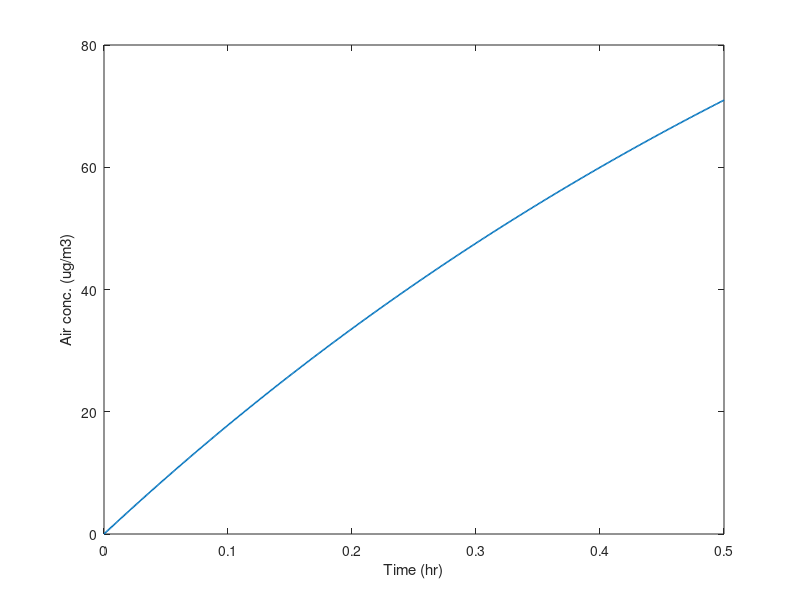
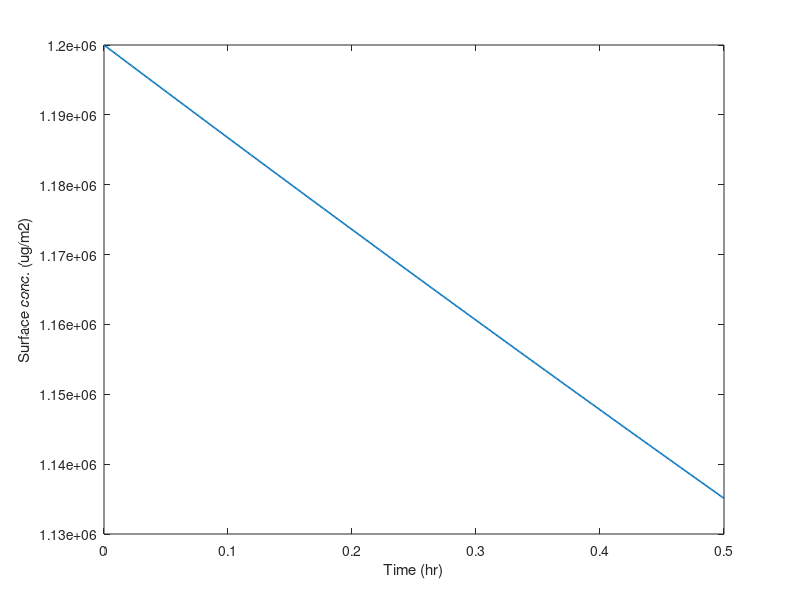

MATLAB code to generate these figures, in order:

clear()
clc()
%% Code gets indoor air dust/virus associated dust concentrations over time by resuspension
%% Parameters

Ar=25;         %Resuspension area, m2
B=1;           %Overall particle loss rate from air, 1/hr
V=222;         %Volume of the room, m3
L_0=1.2*10^6;  %Initial floor dust/virus associated dust concentration, ug/m2
C_0=0;         %Initial indoor air dust/virus associated dust concentration, ug/m3
k=B;           %Deposition loss rate from air, 1/hr (assumed as the only loss process here)
A=66;          %Floor surface area, m2
k_surf=0.11;   %Virus inactivation rate, 1/hr (values from Nastasi, Nicholas, et al. "Viability of MS2 and Phi6 Bacteriophages on Carpet and Dust." bioRxiv (2021))

t1=0:0.001:0.5; %Time period for resuspension, hr (time step:0.001 hr)

r=1.4*10^-3;   %Resuspension rate, 1/hr (depends on particle size; this value is from Qian et al 2012 for PM10)

%% Equations for resuspension period to get indoor air concentration C(t)and surface concentration L(t)vs time, t:
% term1, term2 and term3 are obtained by substituting L(t) from Eqn V into Eqn III.

term1= (r.*Ar.*(1-exp(-B.*t1)).*L_0.*exp(-(r+k_surf).*t1))./(V.*B);
term2=C_0.*exp(-B.*t1);
term3=(Ar.*(1-exp(-B.*t1)).*k.*(1-exp(-(r+k_surf).*t1)))./(A*B);

C1=(term1+term2)./(1-term3); %%indoor conc.
L1=(((k.*V.*C1).*(1-exp(-(r+k_surf).*t1)))./((r+k_surf).*A))+(L_0*exp(-(r+k_surf).*t1)); %%surface conc.


%% Equations for a period of no resuspension to get indoor air concentration C(t)and surface concentration L(t)vs time, t:

t2=0:0.001:2;                   %Time period for no resuspension, hr
C2=C1(end).*exp(-B.*t2);        %no resuspension
L2=L1(end)+(k.*V.*C2.*t2./A);   %no resuspension

L=horzcat(L1,L2);               %combining resuspension and no resuspension data for surface conc.
C=horzcat(C1,C2);               %combining resuspension and no resuspension data for indoor air conc.

t2_real=t1(end)+t2;             %fixing time period of the no resuspension (that follows the resuspension period) to start from the end of resuspension period and not 0.
t=horzcat(t1,t2_real);          %combining resuspension and no resuspension times into a single matrix.

%% figures

%C1, L1 and t1 are resuspension period; C2, L2 and t2 are no resuspension
%period; C, L and t are both combined.

figure()                       %only resuspension period indoor air concentrations vs time
plot(t1,C1,'LineWidth',1.2);
xlabel('Time (hr)')
ylabel('Air conc. (ug/m3)')

figure()                       %only resuspension period surface concentrations vs time
plot(t1,L1,'LineWidth',1.2);
xlabel('Time (hr)')
ylabel('Surface conc. (ug/m2)')